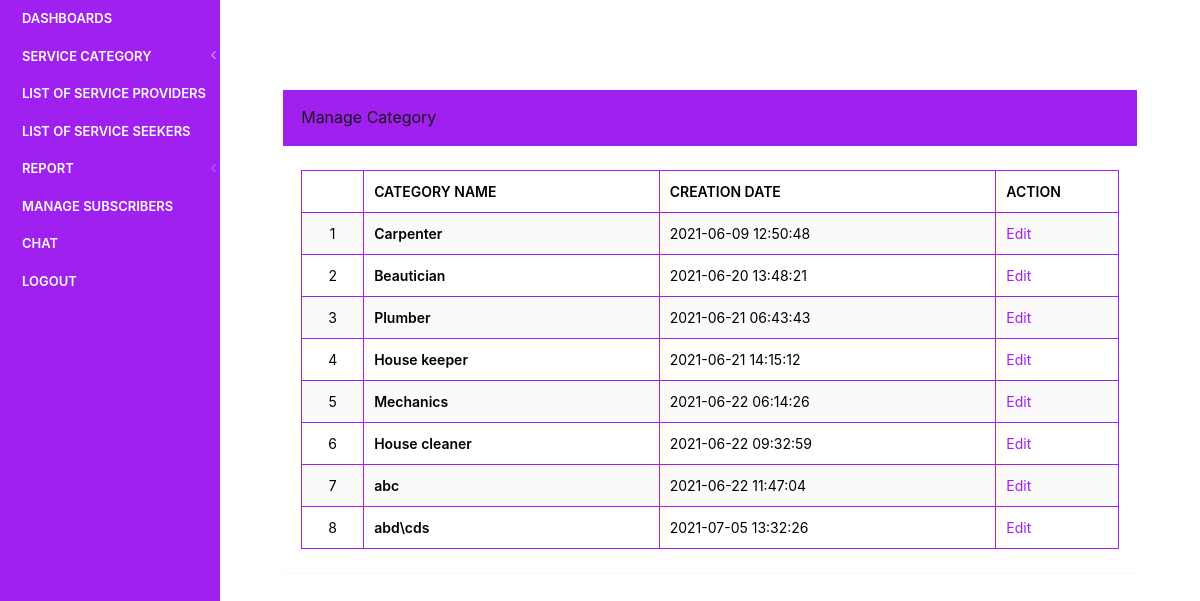
The app's page /findus/admin/manage-category.php (signed in) with its own data.
### tables this page shows
CREATE TABLE `tblcategory` (
  `id` int(11) NOT NULL,
  `CategoryName` varchar(200) NOT NULL,
  `PostingDate` timestamp NOT NULL DEFAULT current_timestamp(),
  `UpdationDate` timestamp NULL DEFAULT NULL,
  `Is_Active` int(1) NOT NULL
);

### findus/admin/manage-category.php (the view, shortened to what this page needs)
<?php
include('includes/dbconnection.php');
if (strlen($_SESSION['jpaid']==0)) {
  header('location:logout.php');
  } else{
  ?>
<!doctype html>
<html lang="en" class="no-focus">
    <head>
        <link rel="stylesheet" href="assets/js/plugins/datatables/dataTables.bootstrap4.min.css">
        <link rel="stylesheet" id="css-main" href="assets/css/codebase.min.css">
    </head>
    <body>
        <div id="page-container" class="sidebar-o sidebar-inverse side-scroll page-header-fixed main-content-narrow">
           <?php include_once('includes/sidebar.php');?>
            <main id="main-container">
                <div class="content">
                    <div class="block">
                        <div class="block-header bg-gd-emerald">
                                    <h3 class="block-title">Manage Category</h3>
                                </div>
                        <div class="block-content block-content-full">
                            <table class="table table-bordered table-striped table-vcenter js-dataTable-full-pagination">
                                <thead>
                                    <tr>
                                        <th class="text-center"></th>
                                        <th style="color:#000;">Category Name</th>
                                        <th class="d-none d-sm-table-cell" style="color:#000;">Creation Date</th>
                                        <th class="d-none d-sm-table-cell" style="width: 15%;color:#000;">Action</th>
                                       </tr>
                                </thead>
                                <tbody>
                                    <?php
$sql="SELECT * from tblcategory";
$query = $dbh -> prepare($sql);
$query->execute();
$results=$query->fetchAll(PDO::FETCH_OBJ);
$cnt=1;
if($query->rowCount() > 0)
{
foreach($results as $row)
{               ?>
                                    <tr>
                                        <td class="text-center" style="color:#000;"><?php echo htmlentities($cnt);?></td>
                                        <td class="font-w600" style="color:#000;"><?php  echo htmlentities($row->CategoryName);?></td>
                                        <td class="d-none d-sm-table-cell" style="color:#000;"><?php  echo htmlentities($row->PostingDate);?></td>
                                         <td class="d-none d-sm-table-cell" style="color:#000;"> <a href="edit-category.php?editid=<?php echo htmlentities ($row->id);?>">Edit</a></td>
                                    </tr>
                                    <?php $cnt=$cnt+1;}} ?>
                                </tbody>
                            </table>
                        </div>
                    </div>
                </div>
            </main>
        </div>
    </body>
</html>
<?php }  ?>

### records on screen
tblcategory: CategoryName "Carpenter", PostingDate "2021-06-09 12:50:48"
tblcategory: CategoryName "Beautician", PostingDate "2021-06-20 13:48:21"
tblcategory: CategoryName "Plumber", PostingDate "2021-06-21 06:43:43"
tblcategory: CategoryName "House keeper", PostingDate "2021-06-21 14:15:12"
tblcategory: CategoryName "Mechanics", PostingDate "2021-06-22 06:14:26"
tblcategory: CategoryName "House cleaner", PostingDate "2021-06-22 09:32:59"
tblcategory: CategoryName "abc", PostingDate "2021-06-22 11:47:04"
tblcategory: CategoryName "abd\\cds", PostingDate "2021-07-05 13:32:26"
